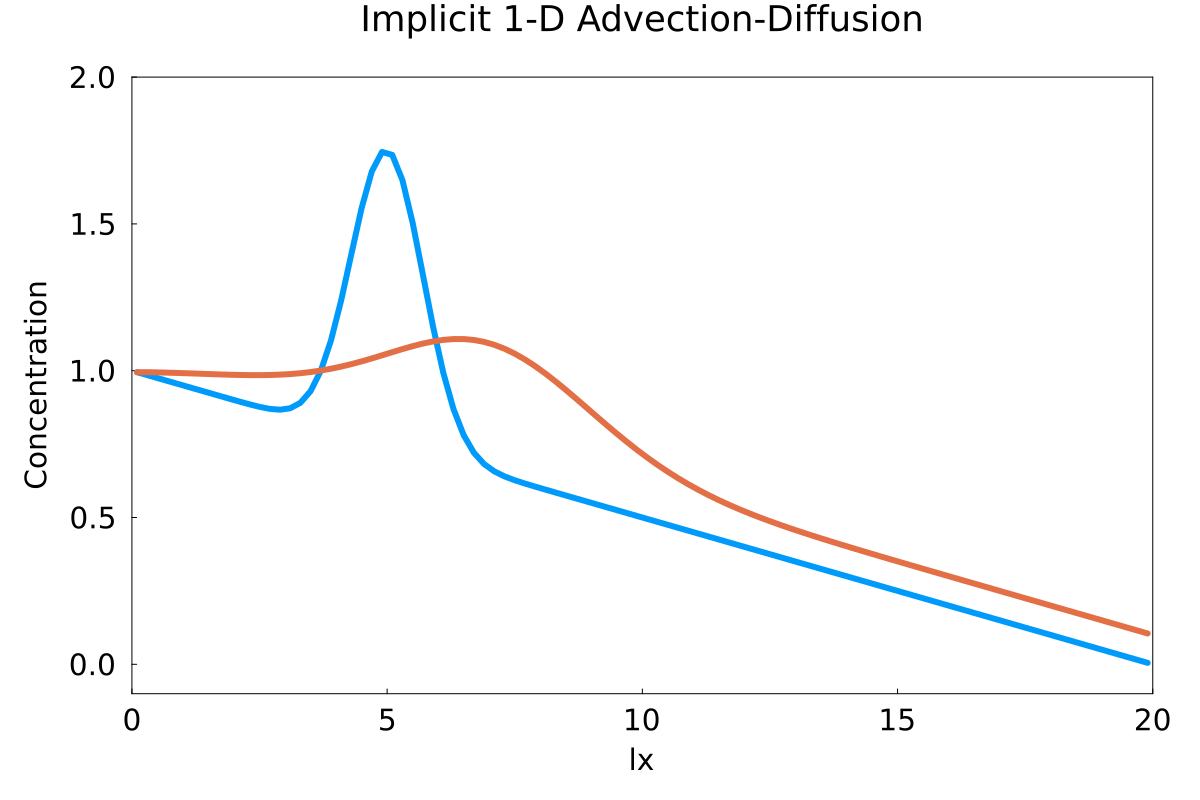

This figure's Julia source:
using Plots, Plots.Measures, Printf
default(size=(1200, 800), framestyle=:box, label=false, grid=false, margin=10mm, lw=6, labelfontsize=20, tickfontsize=20, titlefontsize=24)

@views function steady_diffusion_1D()
    # physics
    lx      = 20.0
    dc      = 1.0
    vx      = 1.0
    # numerics
    nx      = 100
    ϵtol    = 1e-8
    maxiter = 50nx
    ncheck  = ceil(Int, 0.25nx)
    nt = 10
    # derived numerics and physics
    dx      = lx / nx
    dt      = dx/abs(vx)
    da      = lx^2/dc/dt
    re      = π + sqrt(π^2 + da)
    ρ       = (lx / (dc * re))^2
    xc      = LinRange(dx / 2, lx - dx / 2, nx)
    dτ      = dx / sqrt(1 / ρ)
    # array initialisation
    C       = @. 1.0 + exp(-(xc - lx / 4)^2) - xc / lx
    C_old   = copy(C)
    C_i     = copy(C)
    qx      = zeros(Float64, nx - 1)
    # iteration loop
    for it = 1:nt
        C_old .= C
        iter = 1; err = 2ϵtol; iter_evo = Float64[]; err_evo = Float64[]
        while err >= ϵtol && iter <= maxiter
            qx         .-= dτ ./ (ρ .+ dτ / dc) .* (qx ./ dc .+ diff(C) ./ dx)
            C[2:end-1] .-= dτ ./ (1.0 .+ dτ / dt) .* ((C[2:end-1] - C_old[2:end-1]) ./ dt .+ diff(qx) ./ dx)
            if iter % ncheck == 0
                err = maximum(abs.(diff(dc .* diff(C) ./ dx) ./ dx .- (C[2:end-1] - C_old[2:end-1]) ./ dt))
                push!(iter_evo, iter / nx); push!(err_evo, err)
            end
            iter += 1
        end
        C[2:end]    -= max(vx, 0.0) .* dt .* diff(C) ./dx
        C[1:end-1]  -= min(vx, 0.0) .* dt .* diff(C) ./dx
    end
    display(plot(xc, [C_i, C]; xlims=(0, lx), ylims=(-0.1, 2.0),
    xlabel="lx", ylabel="Concentration", title = "Implicit 1-D Advection-Diffusion"))
    savefig("implicit_advection_diffusion_1D.png")
end

steady_diffusion_1D()
